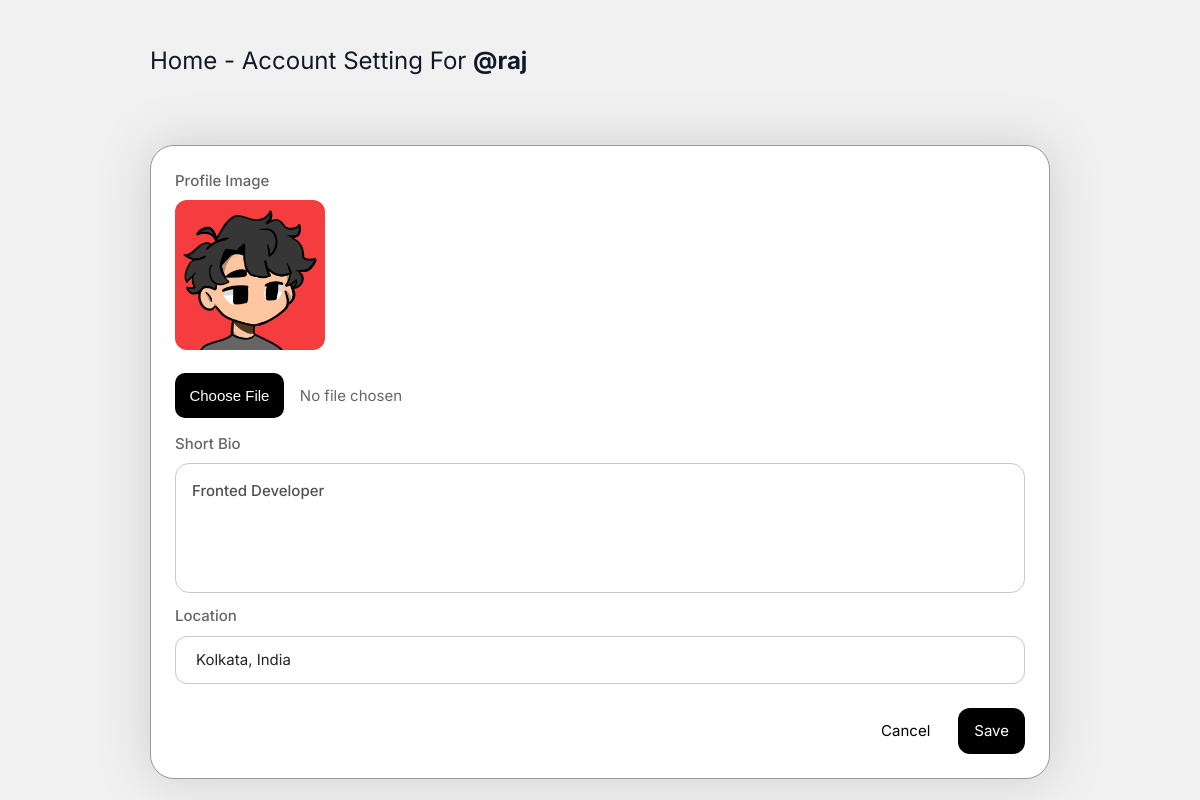
The page /settings (signed in) on the database its author committed.
### app/models.py (models this page shows, shortened)
class Profile(models.Model):
    user = models.ForeignKey(User, on_delete=models.CASCADE)
    id_user = models.IntegerField()
    bio = models.TextField(blank=True)
    profileimg = models.ImageField(upload_to='profileImages', default='blank-profile-picture.png')
    location = models.CharField(max_length=100, blank=True)

### app/views.py (the view, shortened to what this page needs)
# urls.py: path('settings', views.settings, name='settings'),
@login_required(login_url='signin')
def settings(request):
    user_profile = Profile.objects.get(user=request.user)
    return render(request, 'setting.html', {'user_profile': user_profile})

### templates/setting.html (shortened to what this page needs)
{% load static %}
<!DOCTYPE html>
<html lang="en">
<head>
    <link rel="stylesheet" href="{% static 'assets/css/icons.css' %}">
    <link rel="stylesheet" href="{% static 'assets/css/uikit.css' %}">
    <link rel="stylesheet" href="{% static 'assets/css/style.css' %}">
    <link rel="stylesheet" href="{% static 'assets/css/tailwind.css' %}">
    <link rel="stylesheet" href="{% static 'assets/css/setting.css' %}">
</head>
<body>
    <div class="container m-auto">
        <h1 class="text-2xl text-gray-900"><a href="/">Home</a> - Account Setting For
            <b>@{{user.username}}</b>
        </h1>
        <br>
        <br>
        <br>
        <div class="col-span-2 ac_settings_box">
            <form action="" method="POST" enctype="multipart/form-data">
                <div class="grid grid-cols-2 gap-3 lg:p-6 p-4">
                    <div class="col-span-2 image_inpt_div">
                        <label for="">Profile Image</label>
                        <img class="user_profile_img" src="{{user_profile.profileimg.url}}" />
                        <br>
                        <input type="file" name="image" value="" class="shadow-none profile_pic_inpt">
                    </div>
                    <div class="col-span-2">
                        <label for="about">Short Bio</label>
                        <textarea maxlength="21" id="about" name="bio" rows="3"
                            class="shadow-none">{{user_profile.bio}}</textarea>
                    </div>
                    <div class="col-span-2 location_div">
                        <label for="">Location</label>
                        <input type="text" name="location" value="{{user_profile.location}}" class="shadow-none">
                    </div>
                </div>
                <div class="p-6 pt-0 flex justify-end space-x-3">
                    <button class="p-2 px-4"><a class="cancel_btn" href="/">Cancel</a></button>
                    <button type="submit" class="save_btn">Save</button>
                </div>
            </form>
        </div>
    </div>
</body>
</html>

### static/assets/css/style.css (style rules this page uses)
body { background-color: #B0B3B8 !important; }
button { vertical-align: middle; }
input { height: 48px; line-height: 48px; padding: 0 20px; outline: none; font-size: 15px; color: #808080; max-width: 100%; width: 100%; -webkit-box-sizing: border-box; box-sizing: border-box; display: block; font-weight: 400; opacity: 1; border-radius: 4px; border: none; -webkit-box-shadow: 0 1px 4px 0px rgba(0, 0, 0, 0.12); box-shadow: 0 1px 4px 0px rgba(0, 0, 0, 0.12); }
input[type="text"], input[type="password"], input[type="email"], input[type="number"] { height: 48px; line-height: 48px; padding: 0 20px; outline: none; font-size: 15px; color: #808080; max-width: 100%; width: 100%; -webkit-box-sizing: border-box; box-sizing: border-box; display: block; font-weight: 400; opacity: 1; border-radius: 4px; border: none; -webkit-box-shadow: 0 1px 4px 0px rgba(0, 0, 0, 0.12); box-shadow: 0 1px 4px 0px rgba(0, 0, 0, 0.12); }
textarea { height: 48px; line-height: 48px; padding: 0 20px; outline: none; font-size: 15px; color: #808080; margin: 0 0 16px 0; max-width: 100%; width: 100%; -webkit-box-sizing: border-box; box-sizing: border-box; display: block; background-color: #fff; font-weight: 500; opacity: 1; border-radius: 4px; border: none; -webkit-box-shadow: 0 1px 4px 0px rgba(0, 0, 0, 0.12); box-shadow: 0 1px 4px 0px rgba(0, 0, 0, 0.12); }
input { -webkit-transition: all 0.1s ease-in-out; transition: all 0.1s ease-in-out; }
::placeholder { color: #808080; opacity: 1; }
textarea { height: auto; line-height: 27px; padding: 20px; min-height: 130px; -webkit-transition: none !important; transition: none !important; min-width: 100%; }
label, legend { display: block; font-weight: bold; font-size: 15px; font-weight: 500; margin-bottom: 8px; }
button { border: none; margin: 0; padding: 0; width: auto; overflow: visible; background: transparent; color: inherit; font: inherit; line-height: normal; cursor: pointer; }
a { color: #be185d; -webkit-transition: 0.3s; transition: 0.3s; outline: none !important; }
button { outline: none !important; }
img { max-width: 100%; }
body { color: #666; font-size: 15px; line-height: 27px; background-color: #f0f2f5; font-family: "Inter", sans-serif; text-transform: none; }
h1, h2, h3, h4, h5, h6 { font-family: "Inter", sans-serif; text-transform: none; }
input[type="text"], input[type="password"], input[type="email"] { font-family: "Inter", sans-serif; text-transform: none; }
textarea, select { font-family: "Inter", sans-serif; text-transform: none; }
button, body .pac-container { font-family: "Inter", sans-serif; text-transform: none; }
h1, h2, h3, h4, h5, h6 { color: #333; font-weight: 500; margin: 0; padding: 0; }
h1 { font-size: 32px; }
b, strong { font-weight: 700 !important; }
@media (min-width: 1024px) { .container { max-width: 900px !important; padding-top: 45px; } }
.shadow-none { -webkit-box-shadow: none !important; box-shadow: none !important; }

### static/assets/css/setting.css (style rules this page uses)
body { background-color: #f1f1f1 !important; }
.ac_settings_box { background-color: rgb(255, 255, 255) !important; border-radius: 1.5rem; box-shadow: 0px 0px 50px 0px rgba(125, 125, 125, 0.3); border: 1px solid #999999; }
.user_profile_img { width: 150px; height: 150px; border-radius: .75rem; }
.profile_pic_inpt { cursor: pointer; }
textarea { resize: none; padding: 1rem; border-radius: .875rem; border: 1px solid rgb(200, 200, 200); color: #505050; }
.location_div input { border-radius: .75rem; border: 1px solid rgb(200, 200, 200); color: #252525; }
.cancel_btn { color: black; transition: .3s; }
.save_btn { padding-top: .75rem; padding-bottom: .75rem; padding-left: 1rem; padding-right: 1rem; color: white; background-color: rgb(0, 0, 0); border-radius: .75rem; transition: .3s; }

### rows shown on the page
Profile: profileimg (picture), bio "Fronted Developer", location "Kolkata, India"

### other values the page prints
{{ user.username }} "raj"
